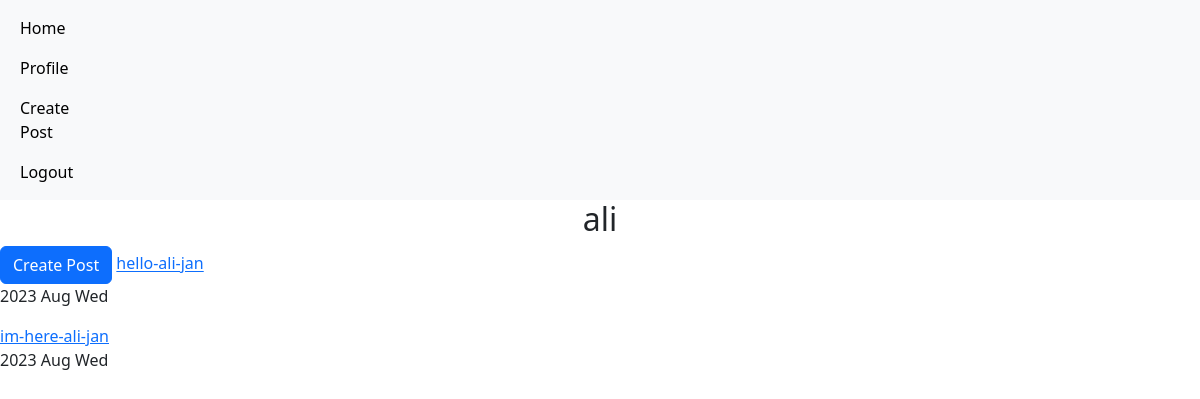
Page /accounts/profile/2 (signed in) on the committed database.
### home/models.py (models this page shows, shortened)
class Post(models.Model):
    user=models.ForeignKey(User, on_delete=models.CASCADE)
    body=models.TextField()
    slug=models.SlugField()
    created_at=models.DateTimeField(auto_now_add=True)
    updated_at=models.DateTimeField(auto_now=True)
    def get_absolute_url(self):
        return reverse('home:detail', args=(self.id,self.slug))

### accounts/views.py (the view)
# urls.py: path('profile/<int:user_id>',views.UserProfileView.as_view(),name='profile'),
class UserProfileView(LoginRequiredMixin,View):
    def get(self,request,user_id):
        user=User.objects.get(id=user_id)
        posts=Post.objects.filter(user=user)
        return render(request,'accounts/profile.html',{'posts':posts} )

### accounts/templates/accounts/profile.html
{% extends 'base.html' %}
{% block content %}
<h2 class="text-center">{{user.username}}</h2>
{% if request.user.id == user.id %}
    <a href="{% url 'home:create_post' %}" class="btn btn-primary">Create Post</a>
{% endif %}
{% for post in posts %}
    <a href="{{post.get_absolute_url}}">{{post.slug}}</a>
    <p>{{post.created_at|date:' Y M D'}}</p>
{% endfor %}
{% endblock %}

### rows in the picture
Post: slug "hello-ali-jan", created_at "2023 Aug Wed"
Post: slug "im-here-ali-jan", created_at "2023 Aug Wed"

### other values in the picture
{{ user.username }} "ali"
